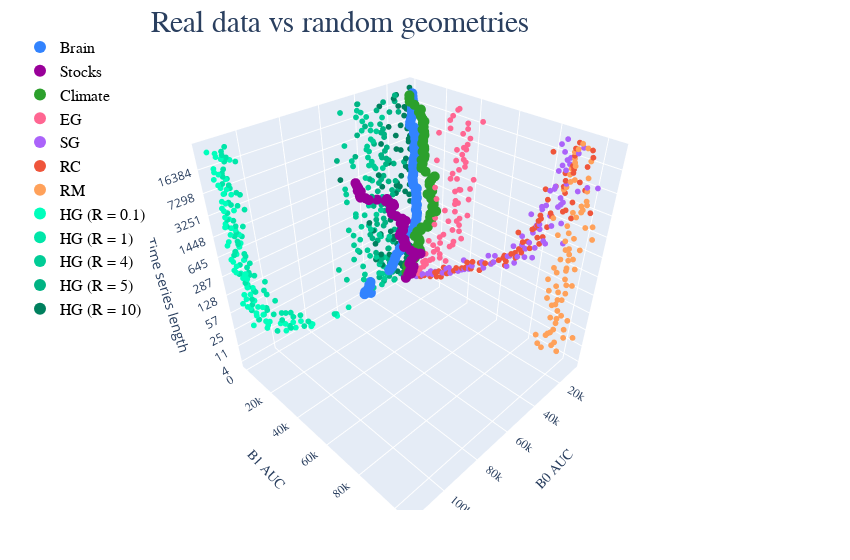

The notebook cell saved with this chart:
### Code cell
fig = go.Figure()


fig.add_trace(go.Scatter3d(
    x = points_fMRI[0], 
    y = points_fMRI[1],
    z = points_fMRI[2],
    mode='markers', 
    showlegend = True,
    marker={
       'size':3.5,
       'color' : colorSet['fMRI']
    },
    name="Brain"        
    ))
# fig.add_trace(go.Scatter3d(
#     x = points_fMRIsz[0], 
#     y = points_fMRIsz[1],
#     z = points_fMRIsz[2],
#     mode='markers', 
#     showlegend = True,
#     marker={
#        'size':3.5,
#        'color' : colorSet['fMRIsz']
#     },
#     name="fMRI (sz)"        
#     ))


fig.add_trace(go.Scatter3d(
    x = points_SP[0][0:50], 
    y = points_SP[1][0:50],
    z = points_SP[2][0:50],
    mode='markers', 
    showlegend = True,
    marker={
       'size':3.5,
       'color' : colorSet['S&P500']
    },
    name="Stocks"    
    ))
# fig.add_trace(go.Scatter3d(
#     x = points_SP_roll[0][0:50], 
#     y = points_SP_roll[1][0:50],
#     z = points_SP_roll[2][0:50],
#     mode='markers', 
#     showlegend = True,
#     marker={
#        'size':3.5,
#     #    'color' : colorSet['S&P500']
#     },
#     name="S&P500 roll"    
#     ))    
fig.add_trace(go.Scatter3d(
    x = points_clima[0], 
    y = points_clima[1],
    z = points_clima[2],
    mode='markers', 
    showlegend = True,
    marker={
       'size':3.5,
       'color' : colorSet['clima']
    },
    name="Climate"
    ))

fig.add_trace(go.Scatter3d(
    x = points_ED[0], 
    y = points_ED[1],
    z = points_ED[2],
    mode='markers', 
    showlegend = True,
    marker={
       'size':2.,
       'color' : colorSet['ED']
    },
    name="EG"        
    ))
fig.add_trace(go.Scatter3d(
    x = points_SD[0], 
    y = points_SD[1],
    z = points_SD[2],
    mode='markers', 
    showlegend = True,
    marker={
       'size':2,
       'color' : colorSet['SD']
    },
    name="SG"
    ))    
fig.add_trace(go.Scatter3d(
    x = points_RC[0], 
    y = points_RC[1],
    z = points_RC[2],
    mode = 'markers', 
    showlegend = True,
    marker={
       'size':2.,
       'color' : colorSet['RC']
    },
    name="RC"    
    ))
fig.add_trace(go.Scatter3d(
    x = points_RG[0], 
    y = points_RG[1],
    z = points_RG[2],
    mode='markers', 
    showlegend = True,
    marker={
       'size':2,
       'color' : colorSet['RG']
    },
    name="RM"
    ))

fig.add_trace(go.Scatter3d(
    x = points_HD_R01[0], 
    y = points_HD_R01[1],
    z = points_HD_R01[2],
    mode='markers', 
    showlegend = True,
    marker={
       'size':2.,
       'color' : colorSet['HD_R0.1']
    },
    name="HG (R = 0.1)"
    ))
fig.add_trace(go.Scatter3d(
    x = points_HD_R1[0], 
    y = points_HD_R1[1],
    z = points_HD_R1[2],
    mode='markers', 
    showlegend = True,
    marker={
       'size':2.,
       'color' : colorSet['HD_R1']
    },
    name="HG (R = 1)"
    ))
fig.add_trace(go.Scatter3d(
    x = points_HD_R4[0], 
    y = points_HD_R4[1],
    z = points_HD_R4[2],
    mode='markers', 
    showlegend = True,
    marker={
       'size':2.,
       'color' : colorSet['HD_R4']
    },
    name="HG (R = 4)"
    ))        

fig.add_trace(go.Scatter3d(
    x = points_HD_R5[0], 
    y = points_HD_R5[1],
    z = points_HD_R5[2],
    mode='markers', 
    showlegend = True,
    marker={
       'size':2.,
       'color' : colorSet['HD_R5']
    },
    name="HG (R = 5)"
    ))        
fig.add_trace(go.Scatter3d(
    x = points_HD_R10[0], 
    y = points_HD_R10[1],
    z = points_HD_R10[2],
    mode='markers', 
    showlegend = True,
    marker={
       'size':2,
       'color' : colorSet['HD_R10']
    },
    name="HG (R = 10)"
    ))        




fig.update_layout(
    legend = {'itemsizing':'constant'},#legend_title="Legend Title",
    scene = dict(
        xaxis_title='B0 AUC',
        yaxis_title='B1 AUC',
        zaxis_title='Sample size',
        # yaxis=dict(dtick=1, type='log'), # dtick=1, 
        xaxis=dict(
            title = 'B0 AUC',
            titlefont = dict(family = 'Times New Roman'),
            tickfont = dict(family = 'Times New Roman'),
        ),
        yaxis=dict(
            title = 'B1 AUC',
            titlefont = dict(family = 'Times New Roman'),
            tickfont=dict(family = 'Times New Roman'),
        ),        
        zaxis=dict(dtick=1,
            tickmode = 'array',
            tickvals = np.arange(0,np.size(lenSet,0),7),
            ticktext = lenSet[np.arange(0,np.size(lenSet,0),7)]
            ) # dtick=1, 
        ),
        width=850,
        # margin=dict(r=50, b=50, l=20, t=30),
        margin=dict(l=0,r=0,b=0,t=0),
        title = go.layout.Title(
            text = "Real data vs random geometries",
            font = dict(size = 30, family="Times New Roman"),
            x = 0.4,
            y = 0.98,
            xanchor = 'center',
            yanchor = 'top'
        ),
)

fig.update_layout(
    legend=dict(
        x=0,
        y=1,
        # traceorder="reversed",
        title_font_family="Times New Roman",
        font=dict(
            family="Times New Roman",
            size=16,
            color="black"
        ),
        # bgcolor="LightSteelBlue",
        # bordercolor="Black",
        # borderwidth=1
    ),
    # xaxis = dict(
    #     tickmode = 'array',
    #     tickvals = [1, 3, 5, 7, 9, 11],
    #     ticktext = ['One', 'Three', 'Five', 'Seven', 'Nine', 'Eleven']
    # )
)
# fig.update_yaxes(type="log")

fig.show()
